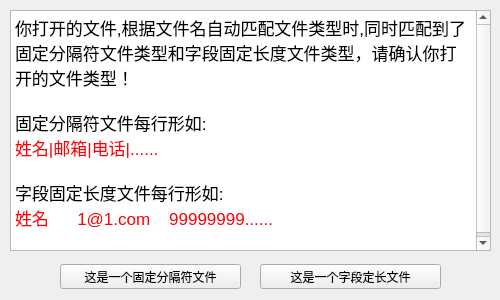
<?xml version="1.0" encoding="UTF-8"?>
<ui version="4.0">
 <class>DialogChooseFileType</class>
 <widget class="QDialog" name="DialogChooseFileType">
  <property name="geometry">
   <rect>
    <x>0</x>
    <y>0</y>
    <width>500</width>
    <height>300</height>
   </rect>
  </property>
  <property name="minimumSize">
   <size>
    <width>500</width>
    <height>300</height>
   </size>
  </property>
  <property name="maximumSize">
   <size>
    <width>500</width>
    <height>300</height>
   </size>
  </property>
  <property name="windowTitle">
   <string>Dialog</string>
  </property>
  <widget class="QTextEdit" name="textEdit">
   <property name="geometry">
    <rect>
     <x>10</x>
     <y>10</y>
     <width>481</width>
     <height>241</height>
    </rect>
   </property>
   <property name="readOnly">
    <bool>true</bool>
   </property>
   <property name="html">
    <string>&lt;!DOCTYPE HTML PUBLIC &quot;-//W3C//DTD HTML 4.0//EN&quot; &quot;http://www.w3.org/TR/REC-html40/strict.dtd&quot;&gt;
&lt;html&gt;&lt;head&gt;&lt;meta name=&quot;qrichtext&quot; content=&quot;1&quot; /&gt;&lt;style type=&quot;text/css&quot;&gt;
p, li { white-space: pre-wrap; }
&lt;/style&gt;&lt;/head&gt;&lt;body style=&quot; font-family:'SimSun'; font-size:9pt; font-weight:400; font-style:normal;&quot;&gt;
&lt;p style=&quot; margin-top:0px; margin-bottom:0px; margin-left:0px; margin-right:0px; -qt-block-indent:0; text-indent:0px;&quot;&gt;&lt;span style=&quot; font-family:'.SF NS Text'; font-size:13pt;&quot;&gt;你打开的文件,根据文件名自动匹配文件类型时,同时匹配到了固定分隔符文件类型和字段固定长度文件类型，请确认你打开的文件类型！&lt;/span&gt;&lt;/p&gt;
&lt;p style=&quot;-qt-paragraph-type:empty; margin-top:0px; margin-bottom:0px; margin-left:0px; margin-right:0px; -qt-block-indent:0; text-indent:0px; font-family:'.SF NS Text'; font-size:13pt;&quot;&gt;&lt;br /&gt;&lt;/p&gt;
&lt;p style=&quot; margin-top:0px; margin-bottom:0px; margin-left:0px; margin-right:0px; -qt-block-indent:0; text-indent:0px;&quot;&gt;&lt;span style=&quot; font-family:'.SF NS Text'; font-size:13pt;&quot;&gt;固定分隔符文件每行形如:&lt;/span&gt;&lt;/p&gt;
&lt;p style=&quot; margin-top:0px; margin-bottom:0px; margin-left:0px; margin-right:0px; -qt-block-indent:0; text-indent:0px;&quot;&gt;&lt;span style=&quot; font-family:'.SF NS Text'; font-size:13pt; color:#fc0107;&quot;&gt;姓名|邮箱|电话|......&lt;/span&gt;&lt;/p&gt;
&lt;p style=&quot;-qt-paragraph-type:empty; margin-top:0px; margin-bottom:0px; margin-left:0px; margin-right:0px; -qt-block-indent:0; text-indent:0px; font-family:'.SF NS Text'; font-size:13pt;&quot;&gt;&lt;br /&gt;&lt;/p&gt;
&lt;p style=&quot; margin-top:0px; margin-bottom:0px; margin-left:0px; margin-right:0px; -qt-block-indent:0; text-indent:0px;&quot;&gt;&lt;span style=&quot; font-family:'.SF NS Text'; font-size:13pt;&quot;&gt;字段固定长度文件每行形如:&lt;/span&gt;&lt;/p&gt;
&lt;p style=&quot; margin-top:0px; margin-bottom:0px; margin-left:0px; margin-right:0px; -qt-block-indent:0; text-indent:0px;&quot;&gt;&lt;span style=&quot; font-family:'.SF NS Text'; font-size:13pt; color:#fc0107;&quot;&gt;姓名      1@1.com    99999999......&lt;/span&gt;&lt;/p&gt;
&lt;p style=&quot;-qt-paragraph-type:empty; margin-top:0px; margin-bottom:0px; margin-left:0px; margin-right:0px; -qt-block-indent:0; text-indent:0px; font-family:'.SF NS Text'; font-size:13pt;&quot;&gt;&lt;br /&gt;&lt;/p&gt;&lt;/body&gt;&lt;/html&gt;</string>
   </property>
  </widget>
  <widget class="QPushButton" name="pushButtonFixed">
   <property name="geometry">
    <rect>
     <x>260</x>
     <y>264</y>
     <width>181</width>
     <height>25</height>
    </rect>
   </property>
   <property name="focusPolicy">
    <enum>Qt::NoFocus</enum>
   </property>
   <property name="text">
    <string>这是一个字段定长文件</string>
   </property>
  </widget>
  <widget class="QPushButton" name="pushButtonCsv">
   <property name="geometry">
    <rect>
     <x>60</x>
     <y>264</y>
     <width>181</width>
     <height>25</height>
    </rect>
   </property>
   <property name="focusPolicy">
    <enum>Qt::NoFocus</enum>
   </property>
   <property name="text">
    <string>这是一个固定分隔符文件</string>
   </property>
  </widget>
 </widget>
 <resources/>
 <connections/>
</ui>
